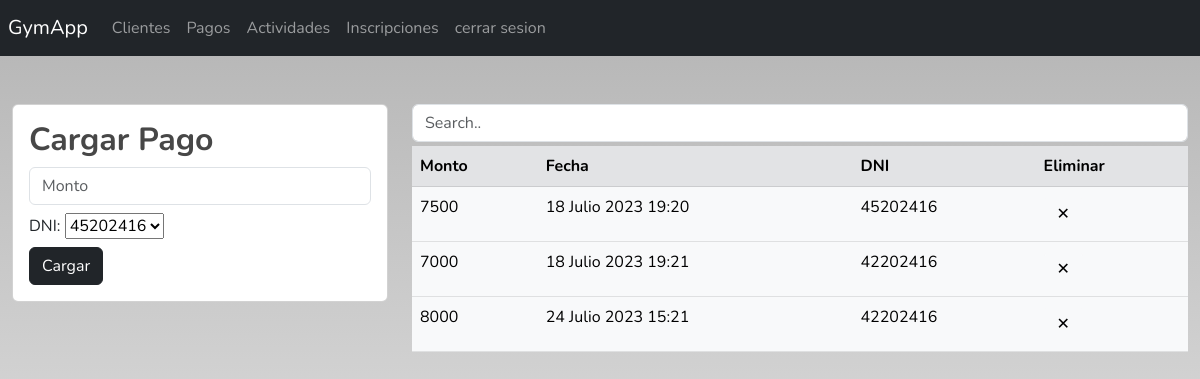
The page /pagos (signed in) on the database its author committed.
### Gestion/models.py (models this page shows, shortened)
class Pago(models.Model):
    id = models.AutoField(primary_key=True, unique=True)
    monto = models.PositiveSmallIntegerField()
    fecha = models.DateTimeField(auto_now_add=True)
    dni_cliente = models.ForeignKey(Cliente, on_delete=models.CASCADE)

class Cliente(models.Model):
    dni = models.CharField(primary_key=True, max_length=8)
    nombre = models.CharField(max_length=50)
    apellido = models.CharField(max_length=50)
    fecha_nacimiento = models.DateField()
    email = models.EmailField(max_length=100)
    def __str__(self):
        texto = "{0}"
        return texto.format(self.dni)

### Gestion/views.py (the view)
# urls.py: path('pagos', views.pagos, name='pagos'),
@login_required
def pagos(request):
    pagos = Pago.objects.all()
    clientes = Cliente.objects.all()
    return render(request, "gestionPagos.html", {"pagos": pagos, "clientes":clientes})

### Gestion/templates/gestionPagos.html (shortened to what this page needs)
{% extends "./base.html" %} {% block body %}
<div class="row">
  <div class="col-4">
    <div class="card mt-5">
      <div class="card-body">
        <h2>Cargar Pago</h2>
        <form action="/registrarPago/" method="POST">
          <div class="form-group mb-2">
            <input
              type="number"
              name="monto"
              class="form-control"
              placeholder="Monto"
              required
            />
          </div>
          <div class="form-group mb-2">
            <label for="dni">DNI:</label>
            <select name="dni" id="dni">
              {% for cliente in clientes %}
              <option value="{{cliente.dni}}">{{cliente.dni}}</option>
              {% endfor %}
            </select>
          </div>
          <div class="form-group">
            <button type="submit" class="btn btn-dark">Cargar</button>
          </div>
        </form>
      </div>
    </div>
  </div>
  <div class="col-8">
    <input class="form-control mt-5 myInput" id="" type="text" placeholder="Search.." />
    <table class="table table-hover table-light mt-1">
      <thead class="table-secondary">
        <tr>
          <th scope="col">Monto</th>
          <th scope="col">Fecha</th>
          <th scope="col">DNI</th>
          <th scope="col">Eliminar</th>
        </tr>
      </thead>
      <tbody class="myTable" id="">
        {% for pago in pagos %}
        <tr>
          <td>{{pago.monto}}</td>
          <td>{{pago.fecha}}</td>
          <td>{{pago.dni_cliente}}</td>
          <td>
            <a href="eliminarPago/{{pago.id}}" class="btn btn-light"
              >&#10005;</a
            >
          </td>
        </tr>
        {% endfor %}
      </tbody>
    </table>
  </div>
</div>
{% endblock %}

### Gestion/templates/base.html (style rules this page uses)
body { font-family: "Nunito", sans-serif; margin: 0; min-height: 100vh; background-size: cover; background: linear-gradient( 0deg, rgba(242, 242, 242, 1) 0%, rgba(180, 180, 180, 1) 100% ) no-repeat; }
h2 { color: rgb(71, 71, 71); font-weight: bold; }

### rows shown on the page
Pago: monto "7500", fecha "18 Julio 2023 19:20", dni_cliente "45202416"
Pago: monto "7000", fecha "18 Julio 2023 19:21", dni_cliente "42202416"
Pago: monto "8000", fecha "24 Julio 2023 15:21", dni_cliente "42202416"

### other values the page prints
form field dni "45202416"
